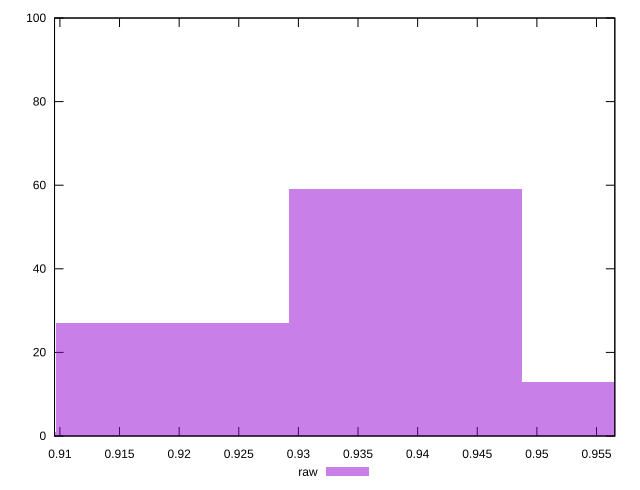

Source code (gnuplot):
reset

$raw <<EOF
0.9389887909317045 59
0.9194265244539606 27
0.9585510574094483 13
0.8998642579762167 1
EOF

set key outside below
set boxwidth 0.019562266477743843
set xrange [0.909549516258911:0.9565363384250842]
set yrange [0:100]
set trange [0:100]
set style fill transparent solid 0.5 noborder
set terminal svg size 640, 490 enhanced background rgb 'white'
set output "report_00008_2021-01-22T20:58:29.167/meta/score/samples/pages+cached+noexternal+nofonts+nosvg+noimg/raw/histogram.svg"

plot $raw title "raw" with boxes

reset
